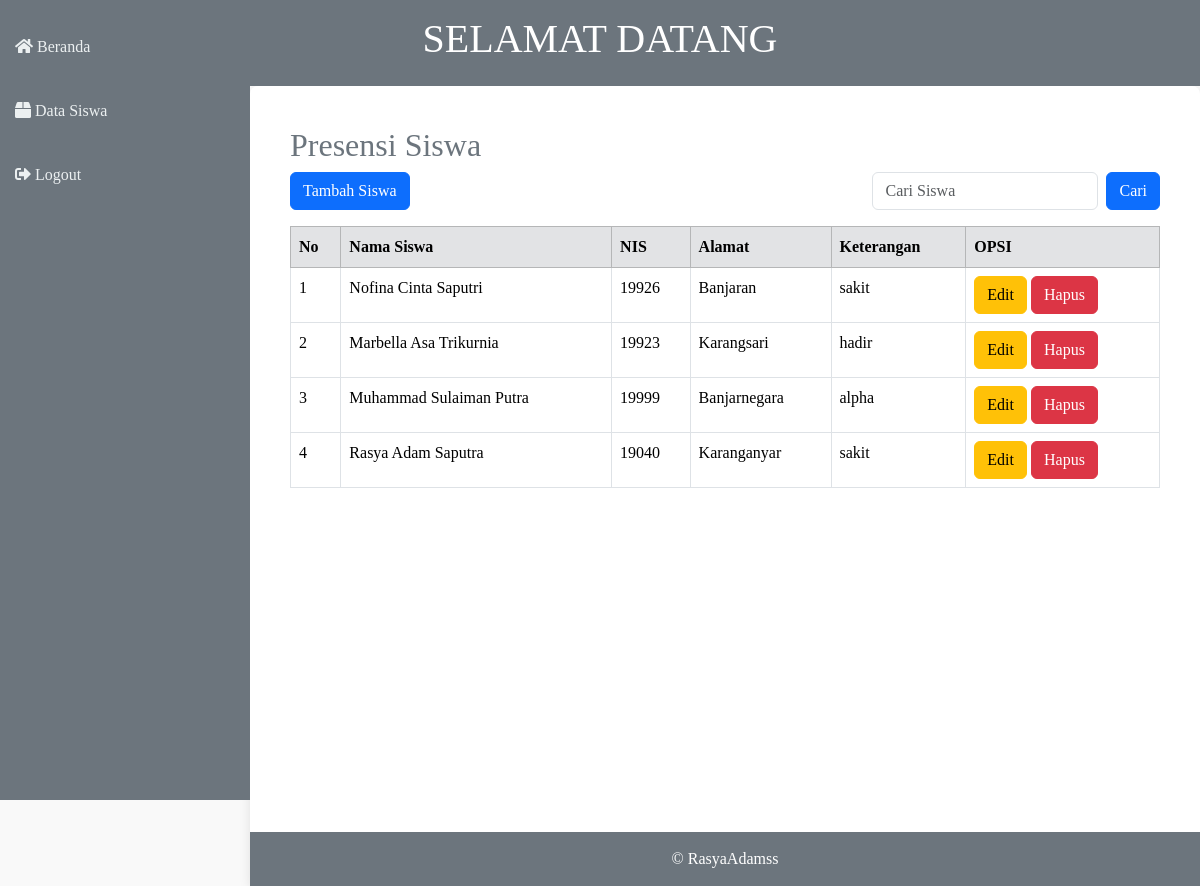
/barangtampil.php (signed in), run on the app's committed database.
### tables this page shows
CREATE TABLE `data_siswa` (
  `id_siswa` int(11) NOT NULL,
  `nama_siswa` varchar(225) NOT NULL,
  `nis` int(11) NOT NULL,
  `alamat` varchar(225) NOT NULL,
  `keterangan` enum('ijin','sakit','alpha','hadir') NOT NULL
);

### barangtampil.php (the view, shortened to what this page needs)
<!DOCTYPE html>
<html lang="en">
<head>
    <link href="https://cdn.jsdelivr.net/npm/bootstrap@5.3.2/dist/css/bootstrap.min.css" rel="stylesheet">
    <link rel="stylesheet" href="https://cdnjs.cloudflare.com/ajax/libs/font-awesome/5.15.3/css/all.min.css"></link>
</head>
<body>
    <header class="position-relative">
        <h1>SELAMAT DATANG</h1>
    </header>
    <nav class="sidebar">
        <ul class="nav flex-column">
            <li class="nav-item">
                <a class="nav-link" href="beranda.php"><i class="fas fa-home"></i> Beranda</a>
            </li>
            <li class="nav-item">
                <a class="nav-link" href="barangtampil.php"><i class="fas fa-box"></i> Data Siswa</a>
            </li>
            <li class="nav-item">
                <a class="nav-link" href="logout.php"><i class="fas fa-sign-out-alt"></i> Logout</a>
            </li>
        </ul>
    </nav>
    <main class="content">
        <h2>Presensi Siswa</h2>
        <div class="d-flex justify-content-between align-items-center mb-3">
            <a href="tambahbarang.php" class="btn btn-primary">Tambah Siswa</a>
            <form action="" method="post" class="d-flex">
                <input type="text" placeholder="Cari Siswa" class="form-control me-2" name="pencarian">
                <input type="submit" class="btn btn-primary" value="Cari" name="btncari">
            </form>
        </div>
        <table class="table table-bordered">
            <thead class="table-secondary">
                <tr>
                    <th>No</th>
                    <th>Nama Siswa</th>
                    <th>NIS</th>
                    <th>Alamat</th>
                    <th>Keterangan</th>
                    <th>OPSI</th>
                </tr>
            </thead>
            <tbody>
                <?php
                require "koneksi.php";
                if (empty($_POST['pencarian'])) {
                    $sql = mysqli_query($con, "SELECT * FROM data_siswa ORDER BY id_siswa DESC");
                } else if (isset($_POST['btncari']) && $_POST['pencarian'] != "") {
                    $pencarian = $_POST['pencarian'];
                    $sql = mysqli_query($con, "SELECT * FROM data_siswa WHERE nama_siswa LIKE '%".$pencarian."%' ORDER BY id_siswa DESC");
                }
                $no = 1;
                while ($data = mysqli_fetch_array($sql)) {
                ?>
                    <tr>
                        <td><?php echo $no; ?></td>
                        <td><?php echo $data['nama_siswa']; ?></td>
                        <td><?php echo $data['nis']; ?></td>
                        <td><?php echo $data['alamat']; ?></td>
                        <td><?php echo $data['keterangan']; ?></td>
                        <td>
                            <a href="siswaedit.php?id=<?php echo $data['id_siswa']; ?>" class="btn btn-warning">Edit</a>
                            <a href="siswahapus.php?id=<?php echo $data['id_siswa']; ?>" class="btn btn-danger" onclick="return confirm('Apakah Anda yakin ingin menghapus data ini?')">Hapus</a>
                        </td>
                    </tr>
                <?php
                    $no++;
                }
                ?>
            </tbody>
        </table>
    </main>
    <footer>
        &copy; RasyaAdamss
    </footer>

### barangtampil.php (style rules this page uses)
body { background-color: #f9f9f9; font-family: 'Times New Roman', sans-serif; }
header { background-color: #6c757d; color: white; padding: 15px; text-align: center; }
.sidebar { background-color: #6c757d; min-height: 100vh; padding-top: 20px; position: fixed; width: 250px; top: 0; left: 0; z-index: 100; }
.sidebar .nav-link { color: #ecf0f1; padding: 15px; font-size: 16px; transition: background 0.3s; text-decoration: none; border-radius: 4px; margin-bottom: 10px; }
.content { margin-left: 250px; padding: 40px; background-color: white; min-height: 100vh; box-shadow: 0 4px 12px rgba(0, 0, 0, 0.1); border-radius: 8px; }
.content h2 { font-size: 2rem; color: #6c757d; }
footer { background-color: #6c757d; color: white; padding: 15px; text-align: center; position: fixed; bottom: 0; width: calc(100% - 250px); margin-left: 250px; }

### data on the page
data_siswa: nama_siswa "Nofina Cinta Saputri", nis "19926", alamat "Banjaran", keterangan "sakit"
data_siswa: nama_siswa "Marbella Asa Trikurnia", nis "19923", alamat "Karangsari", keterangan "hadir"
data_siswa: nama_siswa "Muhammad Sulaiman Putra", nis "19999", alamat "Banjarnegara", keterangan "alpha"
data_siswa: nama_siswa "Rasya Adam Saputra", nis "19040", alamat "Karanganyar", keterangan "sakit"
